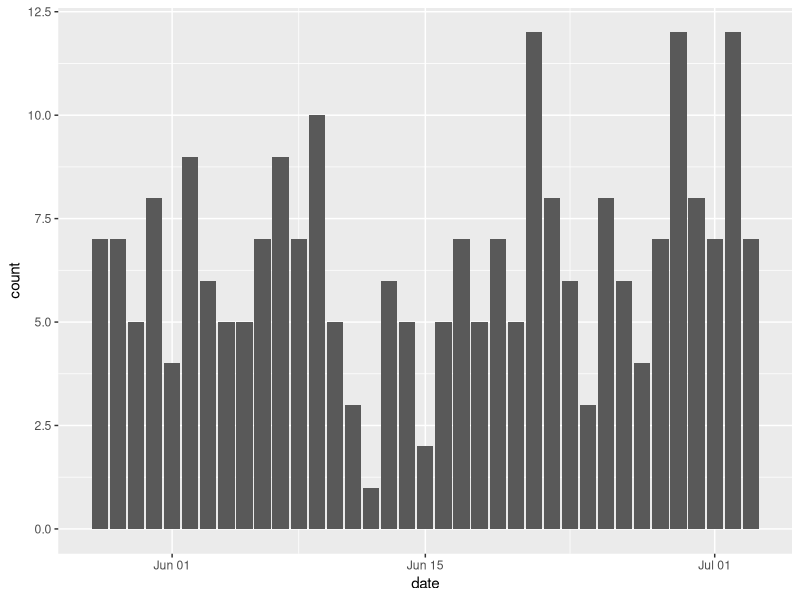
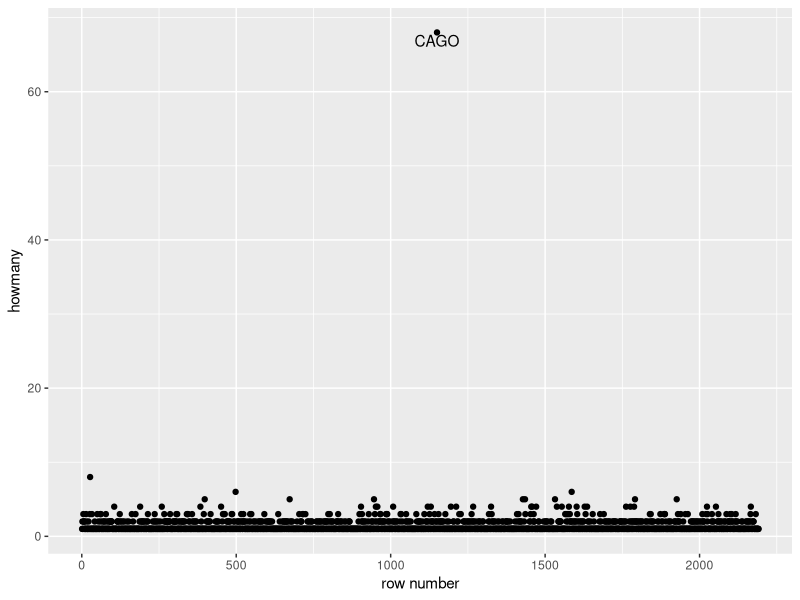
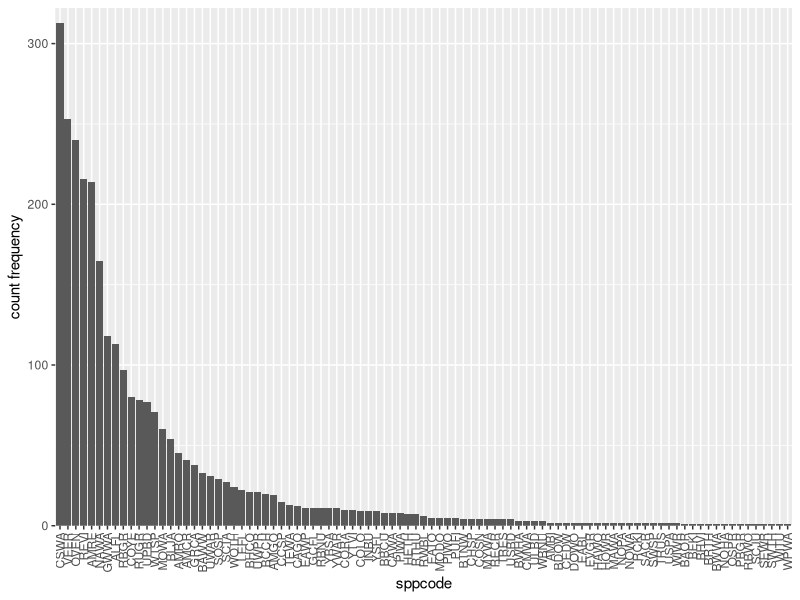
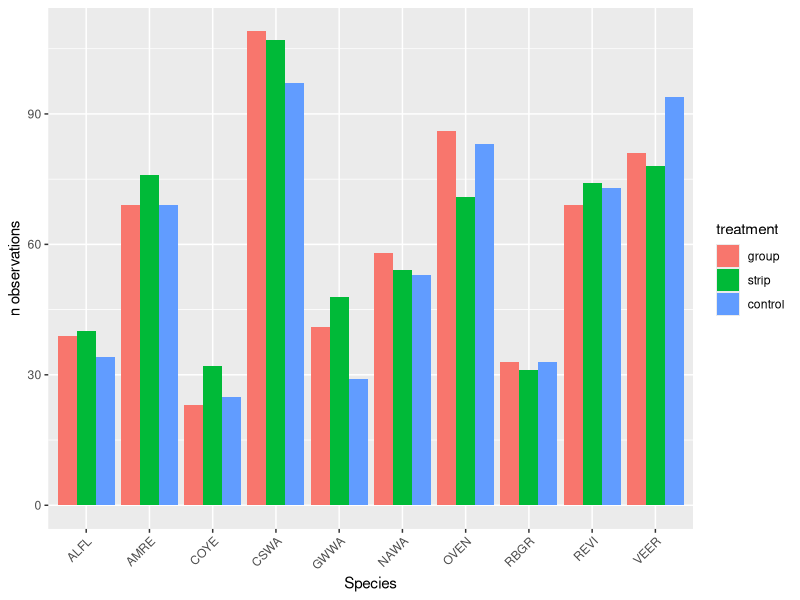

Write R code to recreate these figures, in order.
# example template

# show example of adding common names?

# run if libraries are not installed
# install.packages("readxl")
# install.packages("ggplot2")
# install.packages("reshape2")

library(readxl)  # to read excel files -- not needed if data are in plain text (e.g., csv)
library(ggplot2)
library(reshape2)

# set your working directory to where your data live
# be sure to use forward slashes or double backslashes
setwd("C:/git_repositories/data_template/data")


# read data ----

# if your data are in excel format you can read them with read_excel
# read_excel returns a tibble which is a data frame with a couple extra features
# read_excel will generally read dates in as dates rather than stings
# in this example, we increased guess_max to 2000 (the number rows it checks
# before setting the data type) so that read_excel correctly guessed the
# "comments" column
sp <- read_excel(path = "example_data_2018_masterfile.xlsx", sheet = "bird",
                 guess_max = 2000)

env <- read_excel("example_data_2018_masterfile.xlsx", "site")

# if your data are in csv format you can read them with read.csv
# this is the tried and true method of reading data into R
# "as.is = TRUE" stops read.csv from formatting strings as factors
# it's often easier to do this and then make factors of any columns needed
# sp <- read.csv("example_data_2018_masterfile_bird.csv", as.is = TRUE)
# env <- read.csv("example_data_2018_masterfile_site.csv", as.is = TRUE)

# format date as a date
# dates may also be formatted as "%Y-%m-%d"
# date_form <- "%m/%d/%Y"
# sp$date <- as.Date(sp$date , date_form)
# env$date <- as.Date(env$date , date_form)


# basic error checking ----

# error checking will vary by dataset, but there are some basic things you can
# expect to check. if this is a data cleaning exersize, you will want to insure
# all useful fields contain expected/resonable values, and that there are no
# missing values from required fields.

# there should be no duplicates of sites/ptcount combinations in this data set.
# if there was more than one year's worth of data for sites, one could add date
# to the values to check there.
anyDuplicated(env[, c("site", "ptcount")]) # any value other than 0 indicates dupicates

# some columns are not optional -- check these for NA values
check <- c("site", "ptcount", "date", "time")
anyNA(env[, check])

# there are NAs -- check which column and how many
sapply(env[, check], function(x) sum(is.na(x)))  # one time value is missing

# this may not be important in this case, but checking unique values is often
# useful to make sure they are as expected
sort(unique(env$wind))


# check dates ----

# check that survey dates are within the expected range
range(env$date)

# check survey date distribution
ggplot(data = env, mapping = aes(x = date)) +
  geom_bar()


# check for large values ----

# plotting the number of individuals for each species from all point counts is
# good way to spot values that are outside the norm.

# only species counts greater than cutoff will be labeled
cutoff <- 20

# sum number of individuals per species by point count
sp_lv <- aggregate(howmany ~ sppcode + site + ptcount + date, sp, FUN = sum)
sp_lv$rnum <- as.numeric(rownames(sp_lv))
sp_labs <- sp_lv[sp_lv$howmany > cutoff, ]

# vjust may need some tweaking to plot in a useful manor (moves labels up and down)
ggplot(data = sp_lv, mapping = aes(x = rnum, y = howmany)) +
  geom_point() +
  geom_text(aes(x = rnum, y = howmany, label = sppcode), data = sp_labs,
            vjust = 1.2) +
  xlab("row number")


# limit to singing obs ----

# optionally, one can limit the analysis to observations of singing birds
# sp <- sp[sp$type == "S", ]


# aggregate by count and species ----

# not that this will drop information about what type of observations was recorded

# this will result in one row per species/count for each minute/distance that
# species was detected. To aggregate such that there is only one record for each
# species per point count, add "minute" and "distance" to "drop".
drop <- c("type", "comments")
sp <- sp[, setdiff(names(sp), drop)]
sp <- aggregate(howmany ~ ., sp, FUN = sum)


# species frequency distribution ----

sp_bar <- aggregate(howmany ~ sppcode, sp, FUN = length)
sp_bar <- sp_bar[order(sp_bar$howmany, decreasing = TRUE), ]
sp_bar$sppcode <- factor(sp_bar$sppcode, levels = sp_bar$sppcode)

# expand removes white space between labels and bars
# limits maintains white space above bars
limits <- c(0, max(sp_bar$howmany * 1.03))

# this will often need to be a very large figure
# in RStudio, click "Zoom", then maximize the window
ggplot(data = sp_bar, mapping = aes(x = sppcode, y = howmany)) +
  geom_bar(stat = "identity") +
  theme(axis.text.x = element_text(angle = 90, hjust = 1, vjust = 0.5)) +
  scale_y_continuous(expand = c(0, 0), limits = limits) +
  ylab("count frequency")


# side-by-side bar plot by treament ----

# check how many of each there are
table(env$treatment)

# this is only needed if you want control over the order that treatment is
# plotted in. it will order treatment alphabetically by default. one could do
# the same thing with species if desired. levels must contain all levels in
# treatment, and should be in the order you want them to appear in the figure
# legend.
env$treatment <- factor(env$treatment, levels = c("group", "strip", "control"))

sp_side <- aggregate(howmany ~ site + ptcount + date + sppcode, sp, FUN = sum)
by <- c("site", "ptcount", "date")
sp_side <- merge(sp, env, by = by)

# just look at the 10 most common species
top10 <- table(sp_side$sppcode)
top10 <- names(sort(top10, decreasing = TRUE))[1:10]
sp_side <- sp_side[sp_side$sppcode %in% top10, ]

ggplot(sp_side, aes(x = sppcode, fill = treatment)) +
  # dodge places the bars next to each other instead of the default on top of
  # each other
  geom_bar(position = "dodge") +
  # the rest is just making it look nice
  # not needed in this example, but useful for long names
  theme(axis.text.x = element_text(angle = 45, hjust = 1)) +
  ylab("n observations") +
  xlab("Species")


# wide format ----

# often, our data are stored such that a given survey has multiple records
# associated with it (e.g., one row per species). this is often referred to as
# long format. for some analyses, we need one row per survey and one column per
# species. this is often referred to as wide format. the following converts long
# format to wide format.

# in the formula, place all columns that identify a single survey (site, ptcount,
# and date in this case) on the left of the tilde and the column that designates
# the new column names on the right.
sp_wide <- dcast(sp, formula = site + ptcount + date ~ sppcode,
                 fun.aggregate = sum, fill = 0, value.var = "howmany")
